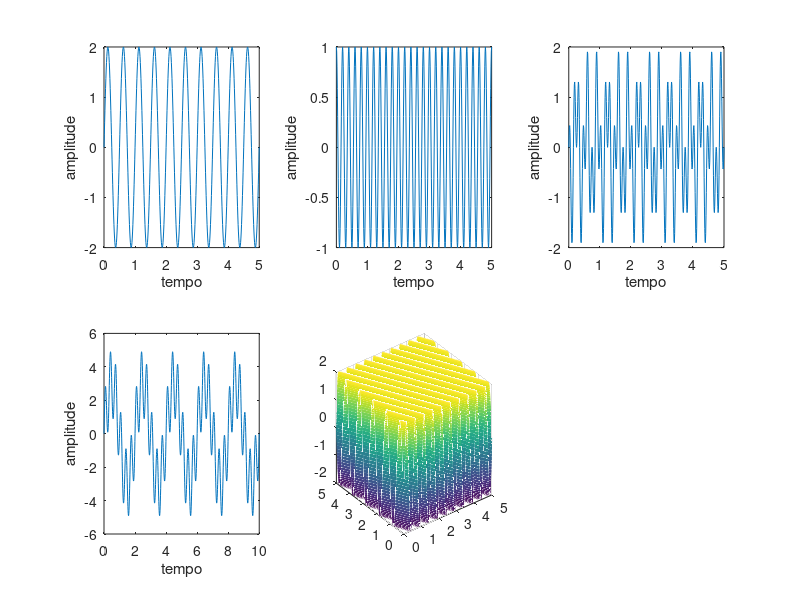

Source code (MATLAB):
%1

Ta = 0.01;

%a 
t = 0:Ta:5;
x = 2*sin(4*pi*t);

subplot(2,3,1)
plot(t,x)
xlabel('tempo'), ylabel('amplitude');

%b
t = 0:Ta:5;
y = cos(10*pi*t);

subplot(2,3,2)
plot(t,y)
xlabel('tempo'), ylabel('amplitude');


%c
z = x.*y;
subplot(2,3,3)
plot(t,z)
xlabel('tempo'), ylabel('amplitude');


%d 
t = 0:Ta:10;
w = 3*sin(pi*t)+2*sin(6*pi*t);
subplot(2,3,4)
plot(t,w)
xlabel('tempo'), ylabel('amplitude');

%e 
t = 0:Ta:5;
[t1,t2] = meshgrid(t,t);
q = 2.*sin(2.*pi*(2.*t1+t2));
subplot(2,3,5)
mesh(t,t,q)














